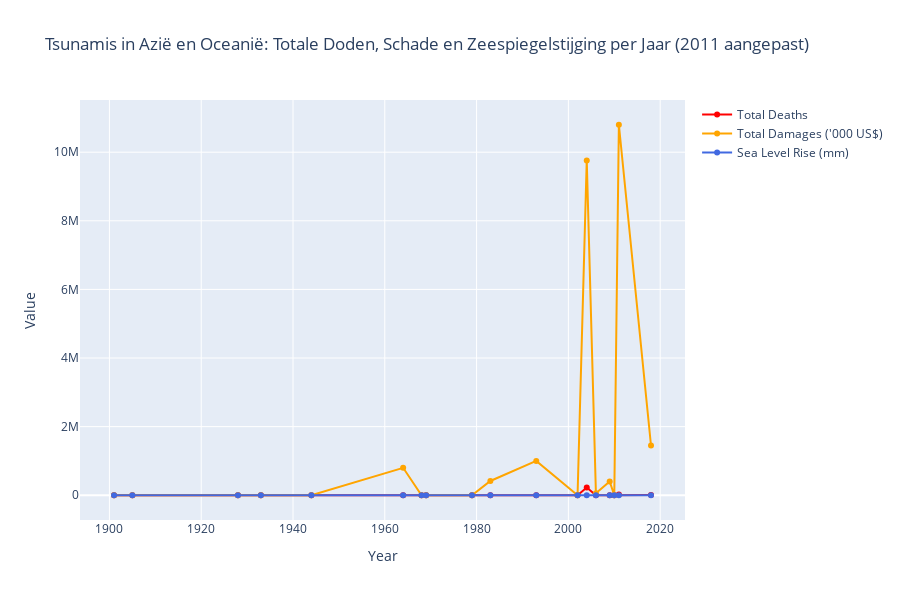

The cell this chart's notebook holds for it:
### Markdown cell above
Onze verwachting van dit argument was eigenlijk dat naar mate de zeespiegel stijgt de kosten van schade ook toegenomen zouden zijn. Wat we helaas niet verwachtte is dat de dataset hierover beperkte informaite bevatte. Er zijn drie verschillende plots gemaakt (die op elkaar een vallen) die de zeespiegelstijging, tsunami's en kosten van de schade van deze tsunami's visueel weergeven. Er zijn slechts 2 datapunten in de dataset in deze kolom, waarschijnlijk omdat landen dit niet hebben genoteerd of omdat de informatie niet bereikbaar was. Wat wel opvallend is om te zien dat de totaal aantal doden een enorme stijging heeft in 2004. Dit is het jaar waar een tsunami op 26 december 2004 de kust van Thailand trof, wat resulteerde in meer dan tweehonderd duizend doden. Ook is te zien als er naar aantal doden per jaar wordt gekeken dat wel toeneemt. Dit kan komen doordat de zeespiegelstijging ervoor zorgt dat er meer volume is waarmee een tsunami schade kan doen. Hieronder is dit te zien.

### Code cell
import plotly.graph_objects as go

merged_df['Year'] = merged_df['Year'].astype(int)
df = merged_df[merged_df['Region'].str.contains('Asia|Oceania', case=False, na=False)]

yearly_deaths = df.groupby('Year')['Total Deaths'].sum()
yearly_damages = df.groupby('Year')["Total Damages ('000 US$)"].sum()
yearly_sealevel = df.groupby('Year')['mmfrom1993-2008average'].mean()

# Pas alleen Total Damages van 2011 aan:
yearly_damages.loc[2011] = 10_800_000  # 10.8 miljoen

fig = go.Figure()

fig.add_trace(go.Scatter(
    x=yearly_deaths.index,
    y=yearly_deaths.values,
    mode='lines+markers',
    name='Total Deaths',
    line=dict(color='red')
))

fig.add_trace(go.Scatter(
    x=yearly_damages.index,
    y=yearly_damages.values,
    mode='lines+markers',
    name="Total Damages ('000 US$)",
    line=dict(color='orange')
))

fig.add_trace(go.Scatter(
    x=yearly_sealevel.index,
    y=yearly_sealevel.values,
    mode='lines+markers',
    name='Sea Level Rise (mm)',
    line=dict(color='royalblue')
))

fig.update_layout(
    title="Tsunamis in Azië en Oceanië: Totale Doden, Schade en Zeespiegelstijging per Jaar (2011 aangepast)",
    xaxis_title="Year",
    yaxis_title="Value",
    height=600
)

fig.show()

### Figure 1 — Plotly figure (JSON) as saved in the notebook; plotly's stock layout.template omitted (floating-point values rounded to 4 significant figures)
{"data": [{"line": {"color": "red"}, "mode": "lines+markers", "name": "Total Deaths", "type": "scatter", "x": [1901, 1905, 1928, 1933, 1944, 1964, 1968, 1969, 1979, 1983, 1993, 2002, 2004, 2006, 2009, 2010, 2011, 2018], "y": [18.0, 41.0, 128.0, 3000.0, 1223.0, 25.0, 200.0, 64.0, 539.0, 102.0, 239.0, 8.0, 226100.0, 805.0, 1.0, 530.0, 19850.0, 4140.0]}, {"line": {"color": "orange"}, "mode": "lines+markers", "name": "Total Damages ('000 US$)", "type": "scatter", "x": [1901, 1905, 1928, 1933, 1944, 1964, 1968, 1969, 1979, 1983, 1993, 2002, 2004, 2006, 2009, 2010, 2011, 2018], "y": [0.0, 0.0, 0.0, 0.0, 0.0, 800000.0, 0.0, 0.0, 0.0, 416000.0, 1000000.0, 0.0, 9761000.0, 55000.0, 400000.0, 0.0, 10800000.0, 1450000.0]}, {"line": {"color": "royalblue"}, "mode": "lines+markers", "name": "Sea Level Rise (mm)", "type": "scatter", "x": [1901, 1905, 1928, 1933, 1944, 1964, 1968, 1969, 1979, 1983, 1993, 2002, 2004, 2006, 2009, 2010, 2011, 2018], "y": [-156.5, -154.4, -128.9, -120.0, -116.9, -70.98, -72.81, -62.61, -46.81, -22.28, -22.78, 2.153, 13.65, 9.519, 33.65, 33.88, 36.72, 53.09]}], "layout": {"height": 600, "title": {"text": "Tsunamis in Azië en Oceanië: Totale Doden, Schade en Zeespiegelstijging per Jaar (2011 aangepast)"}, "xaxis": {"title": {"text": "Year"}}, "yaxis": {"title": {"text": "Value"}}}}
